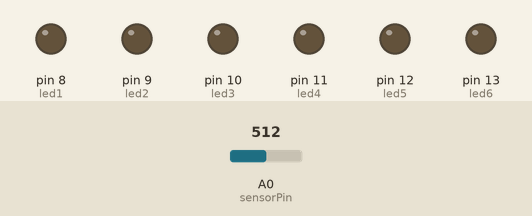
Bench run of a sketch on a simulated Arduino Uno, built with avr-gcc and run on an emulated ATmega328P. Shown: output pins drawn as LEDs (lit = HIGH). The inputs (shaded band) are chosen by the test bench; at power-on: A0 (sensorPin) = 512. What the sketch prints to the serial monitor is not drawn.

Above: at 0.03 s.
At 0.25 s:
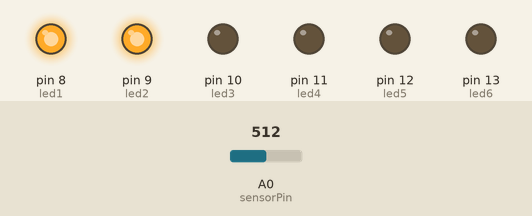
At 0.38 s:
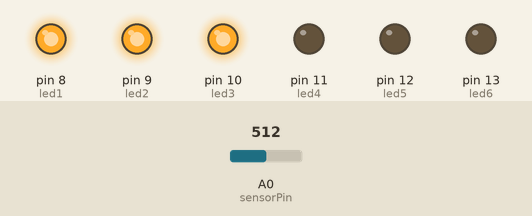
At 0.51 s:
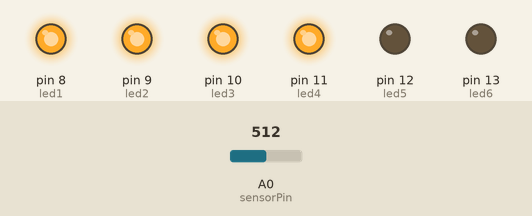
At 0.78 s:
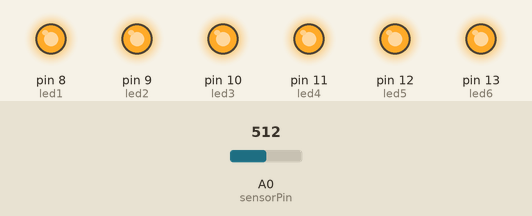
At 2.89 s:
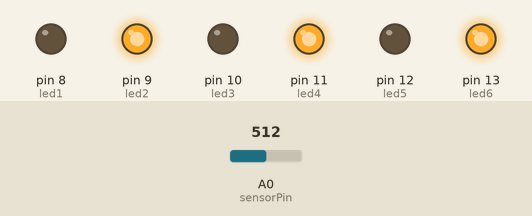
Timing chart, 0 to 3.2 s (numbered marks = the images above):
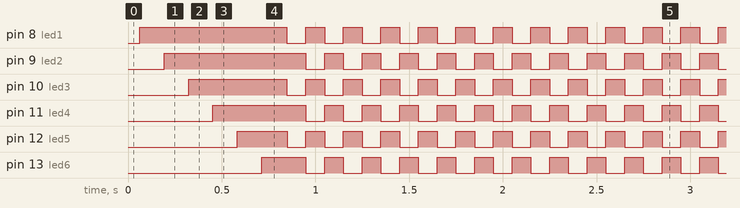

The sketch:

Laser_Ponter_Game_Draft1.ino
```cpp
const int led1 = 8;
const int led2 = 9;
const int led3 = 10;
const int led4 = 11;
const int led5 = 12;
const int led6 = 13;
const int sensorPin = 0;

void setup(){
  pinMode(led1, OUTPUT);
  pinMode(led2, OUTPUT);
  pinMode(led3, OUTPUT);
  pinMode(led4, OUTPUT);
  pinMode(led5, OUTPUT);
  pinMode(led6, OUTPUT);
  Serial.begin(9600);
}

int count=0;
int incrementMultiplier=25; //sets number of cycles of lazer light exposure needed for LED response (sensitivity)

void loop(){
  int sensorvalue = analogRead(sensorPin); //read voltage resulting from photosensor light exposure
  Serial.println(sensorvalue);

  if(sensorvalue > 300) //if lazer on photoresistor
    count++;            //increase counter

  if(count == incrementMultiplier)
    digitalWrite(led1, HIGH);
  if(count == 2*incrementMultiplier)
    digitalWrite(led2, HIGH);
  if(count == 3*incrementMultiplier)
    digitalWrite(led3, HIGH);
  if(count == 4*incrementMultiplier)
    digitalWrite(led4, HIGH);
  if(count == 5*incrementMultiplier)
    digitalWrite(led5, HIGH);
  if(count == 6*incrementMultiplier)
    digitalWrite(led6, HIGH);
  if(count > 7*incrementMultiplier){
    while(1){
      digitalWrite(led1, LOW);
      digitalWrite(led2, HIGH);
      digitalWrite(led3, LOW);
      digitalWrite(led4, HIGH);
      digitalWrite(led5, LOW);
      digitalWrite(led6, HIGH);

      delay (100);

      digitalWrite(led1, HIGH);
      digitalWrite(led2, LOW);
      digitalWrite(led3, HIGH);
      digitalWrite(led4, LOW);
      digitalWrite(led5, HIGH);
      digitalWrite(led6, LOW);

       delay (100);
    }

  }

}
```

Measured:
- by itself, pin 8 (led1), pin 9 (led2), pin 10 (led3), pin 11 (led4), pin 12 (led5), pin 13 (led6): repeats every 0.20 s: LOW 0.10 s, HIGH 0.10 s
